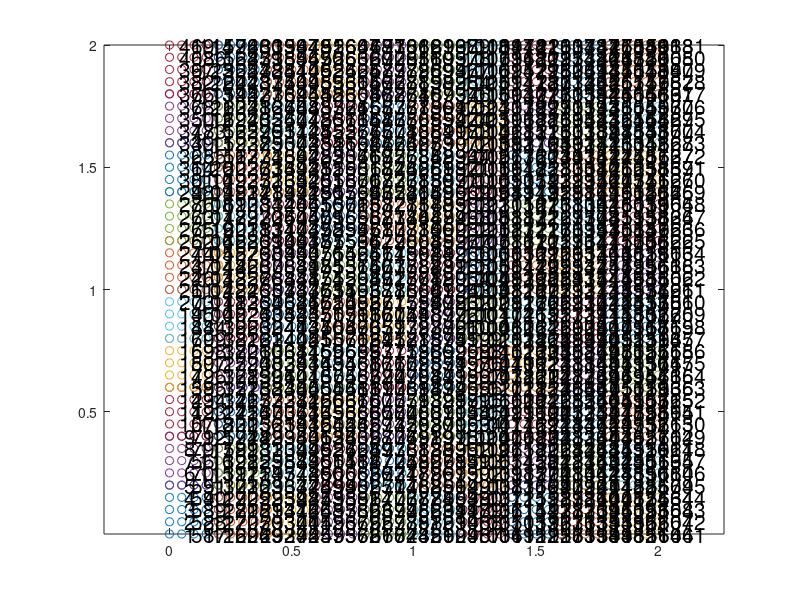

The MATLAB source for this figure: (Note: this script raises an error after producing the figure.)
clear
close all
clc

tic
profile on

%% ------------------------------------------------------------------------
% ------------------- Geometry Input --------------------------------------
% -------------------------------------------------------------------------

% Load geometry data (SquarePanel_wCenterHole, rhinodata_RectPanelwCutout,
% rhinodata_circularpanel)
load rhinodata_dummy
sem_mesh.elements = conn; 
sem_mesh.nodes = nodes;
clear conn nodes

% Plotting the geometry using the nodes' coordinates
figure(100)
locA = (1:1:max(max(sem_mesh.elements)))';
for i=1:size(sem_mesh.elements,1)
    plot(sem_mesh.nodes(sem_mesh.elements(i,:),1), sem_mesh.nodes(sem_mesh.elements(i,:),2), 'o')
    hold on
end
text(sem_mesh.nodes(:,1), sem_mesh.nodes(:,2), num2str(locA),'FontSize',15)
hold off
axis equal

% Thickness of the host structure (m) 
h_plate = 0.1;

%% ------------------------------------------------------------------------
% ------------------- Material Input --------------------------------------
% -------------------------------------------------------------------------

% Material properties (Aluminum)
rho_plate = 8000;       % density [kg/m3]
E_plate = 210e9;         % Elastic modulus [Pa]
pois_plate = 0.3;      % Poisson's ratio

%% ------------------------------------------------------------------------
% ------------------- Boundary Input --------------------------------------
% -------------------------------------------------------------------------

% Define boundary conditions for edge nodes
% -----------------------------------------
% The BC struct includes:
%   - edgenodes: corner nodes (from Rhino) that define boundary edges
%   - type: boundary condition type for each edge
%            'C' - Clamped
%            'S' - Simply supported
%            'P' - Pinned
%            'F' - Free
%   - fixeddofs: defines which DOFs are fixed:
%       Column 1: u (in-plane x translation)
%       Column 2: v (in-plane y translation)
%       Column 3: w (out-of-plane translation)
%       Column 4: φₓ or φₙ (rotation about y-axis or normal axis)
%       Column 5: φᵧ or φₜ (rotation about x-axis or tangent axis)


% Define the edge corner points (in Rhino data)
% BC.edgenodes = [1 5; 1 21; 5 25; 21 25];
BC.edgenodes = [1 5; 5 9; 9 13; 13 17; 17 21; 21 25; 25 29; 29 33; 33 37; 37 41]; %;  ...
                % 1 165; 165 329; 329 493; 493 657; 657 821; 821 985; 985 1149; 1149 1313; 1313 1477; 1477 1641;  ... 
                % 41 205; 205 369; 369 533; 533 697; 697 861; 861 1025; 1025 1189; 1189 1353; 1353 1517; 1517 1681; ...
                % 1641 1645; 1645 1649; 1649 1653; 1653 1657; 1657 1661; 1665 1669; 1669 1673; 1673 1677; 1677 1681];

% BC.edgenodes = [1 18; 
%                 1 19;
%                 18 97;
%                 19 113; 
%                 97 191;                 
%                 113 192; 
%                 192 209;               
%                 191 209];

% Define boundary condition type for each edge
BC.type = ['S';'S';'S';'S';...
            'S';'S';'S';'S';...
            'S';'S'] ;% ;'S';'S';...
            % 'S';'S';'S';'S';...
            % 'S';'S';'S';'S';...
            % 'S';'S';'S';'S';...
            % 'S';'S';'S';'S';...
            % 'S';'S';'S';'S';...
            % 'S';'S';'S';'S';...
            % 'S';'S';'S';'S'];
%BC.type = ['C';'C';'C';'S';'S';'S';'S';'S'];

% Map each BC type to its fixed DOF pattern
bc_map = containers.Map({'C', 'S', 'P', 'F'}, {
    [1 1 1 1 1];  % Clamped
    [1 1 1 1 0];  % Simply supported
    [1 1 1 0 0];  % Pinned
    [0 0 0 0 0]   % Free
});

% Assign fixed DOFs based on BC type
BC.fixeddofs = zeros(length(BC.type), 5);
for di1 = 1:length(BC.type)
    BC.fixeddofs(di1,:) = bc_map(BC.type(di1));
end

% Remove rows with no constraints (i.e., 'F' type)
BC.fixeddofs(~any(BC.fixeddofs, 2), :) = [];

%% ------------------------------------------------------------------------
% ------------------- Element Sampling ------------------------------------
% -------------------------------------------------------------------------
                            
% -------------------------------------------------------------------------
% Generate SEM mesh data structure
% This step processes the input nodal coordinates and element connectivity 
% to construct a spectral element mesh (sem_mesh). It:
%   - Identifies unique edges and groups them based on adjacency
%   - Determines polynomial orders for each edge using a convergence criterion
%   - Assigns global sampling point indices (nodes, edges, interior)
%   - Constructs DOF mapping and shared point information
%
% Required inputs:
%   elements : connectivity matrix for high-order elements (25 nodes/element)
%   nodes    : Nx3 coordinate matrix (from Rhino or CAD preprocessor)
% which are included in sem_mesh struct.
%
% Returns:
%   sem_mesh : struct containing all sampling, edge, and DOF-related data
% -------------------------------------------------------------------------

[sem_mesh] = element_sampling(sem_mesh);

%% ------------------------------------------------------------------------
% -------------- Assembly -------------------------------------------------
% -------------------------------------------------------------------------

% Initializing the system matrices as sparse matrices 
Ka = sparse(size(sem_mesh.ind_ALL,1),size(sem_mesh.ind_ALL,1));
Ma = sparse(size(sem_mesh.ind_ALL,1),size(sem_mesh.ind_ALL,1));

% Initializing positions (x-y-z coord.) for all sampling points in the assembly
 sem_mesh.posn = zeros(size(sem_mesh.ind_ALL,1),3);

% Loop over all elements to compute/assemble local mass and stiffness matrices
for di1 = 1:size(sem_mesh.elements,1)

    % Prepare element-specific data:
    % - locs: local sampling point coordinates (25,2)
    % - indelm: global indices of local sampling points
    % - Tnow2: transformation matrix for DOF rotation
    [locs, indelm, Tnow2] = ...
        element_prepare(sem_mesh.elements(di1,:), sem_mesh.nodes, ...
                        sem_mesh.elementpoints(di1,:), sem_mesh.ind_ALL, 0);

    % Compute local stiffness (Kelm) and mass (Melm) matrices
    % xelm and yelm are matrices containing x and y coord. of local points
    [xelm, yelm, Kelm, Melm] = ...
        Mass_and_Stiffness_Element2(rho_plate, E_plate, pois_plate, 2, 2,...
                                    h_plate, sem_mesh.polynums(di1,:), locs);

    % Distance between the local-global system (needs to be determined ????)
    xyz0now = [0 0 0];

    % Convert local 2D coordinates to 3D by padding with zeros in z-direction
    posnelm = [xelm(:) yelm(:) zeros(length(xelm(:)),1)];

    % Transform local coordinates to global frame (rotation skipped here)
    posnnow = (posnelm')';

    % Adding the distance between the local and global coordinate systems
    posnnow(:,1) = posnnow(:,1)+xyz0now(1);
    posnnow(:,2) = posnnow(:,2)+xyz0now(2);
    posnnow(:,3) = posnnow(:,3)+xyz0now(3);
  
    % Round coordinates to 12 decimal places to avoid numerical inconsistencies
    posnnow = round(posnnow,12);

    % Store 3D positions for each DOF (6 DOFs per node)
    sem_mesh.posn(indelm,:) = repmat(posnnow,6,1);

    % % Plotting the sampling point on the element in the global coordinate system
    % figure(101)
    % plot(posnelm(:,1),posnelm(:,2), 'ro')
    % hold on 
    % locB = (1:1:size(posnelm,1))';
    % % hold off
    % text(posnelm(:,1),posnelm(:,2), num2str(locB),'FontSize',10)
    % axis equal

    % ------- Matrix Assembly -------
    % Extend element stiffness matrices to include rotational DOFs (phi_z unused)
    Kelmnow = [Kelm     zeros(size(Kelm,1), size(Kelm,1)/5);
               zeros(size(Kelm,1)/5, size(Kelm,1)*6/5)];

    % Rotate and assemble into global stiffness matrix
    Ka(indelm, indelm) = Ka(indelm, indelm) + Tnow2 \ Kelmnow * Tnow2;

    % Extend element mass matrices to include rotational DOFs
    Melmnow = [Melm     zeros(size(Kelm,1), size(Kelm,1)/5);
               zeros(size(Kelm,1)/5, size(Kelm,1)*6/5)];

    % Rotate and assemble into global mass matrix
    Ma(indelm, indelm) = Ma(indelm, indelm) + Tnow2 \ Melmnow * Tnow2;

end

% Identify and remove unused DOFs (e.g., phi_z DOFs not present in model)
indF = (find(sum(abs(Ma))==0))';
Ka(indF,:) = [];
Ka(:,indF) = [];
Ma(indF,:) = [];
Ma(:,indF) = [];
sem_mesh.ind_ALL(indF,:) = [];
sem_mesh.posn(indF,:) = [];
clear indF

% Report assembly time
disp(['Assembly: ' num2str(round(toc,1)) ' s'])

%% ------------------------------------------------------------------------
% -------------- Boundary Condition Application ---------------------------
% -------------------------------------------------------------------------
% This section applies the prescribed boundary conditions (BC) to the 
% assembled global stiffness (Ka) and mass (Ma) matrices. The function 
% modifies the system by:
%   - Identifying degrees of freedom (DOFs) that are constrained (e.g., fixed, simply supported)
%   - Applying coordinate transformations where necessary (e.g., for rotational DOFs)
%   - Eliminating constrained DOFs from the global system
%   - Updating the mesh structure (sem_mesh) to reflect removed DOFs
% The resulting system matrices (Ka_mod, Ma_mod) are ready for solving
% free vibration or forced response problems with the imposed BCs.

tic

[Ka_mod, Ma_mod, sem_mesh] = Boundary_Conditions_Application(Ka, Ma,...
    sem_mesh, BC);

% Report boundary application time
disp(['Boundary Condition: ' num2str(round(toc,1)) ' s'])

%% ------------------------------------------------------------------------
% -------------- Eigenvalue Solution --------------------------------------
% -------------------------------------------------------------------------
% This section solves the generalized eigenvalue problem for the modified
% system matrices (after boundary condition application). The goal is to 
% compute the first few natural frequencies and their corresponding mode shapes.

tic

% Shift value (sigma) for improved numerical stability and convergence
% Used with the shift-invert mode in `eigs` to target low-frequency modes
sigma = 0.01; 

% Compute the 20 smallest eigenvalues and eigenvectors of the system:
%   Ka_mod * x = lambda * Ma_mod * x
% The 'eigs' function uses sparse matrix methods for efficiency.
[eigVec,eigVal,flag] = eigs(Ka_mod,Ma_mod,20,sigma);

% Extract natural frequencies (rad/s) by taking square roots of eigenvalues
% The sigma shift is subtracted back from the eigenvalues before square rooting
[wns, loc] = sort(real(sqrt(diag(eigVal) - sigma)));

% Reorder eigenvectors accordingly
eigVec = eigVec(:, loc);

% Display the first 20 natural frequencies in Hz
disp((wns(1:20))/2/pi)

% Display elapsed time for eigenvalue solution
disp(['Eigen Solution time: ' num2str(round(toc,1)) ' s'])